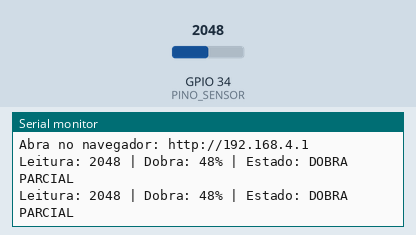
Bench run of a sketch on a simulated ESP32. Parts: the last lines printed to the serial monitor. Inputs (shaded band) come from the test bench; at power-on: GPIO 34 (PINO_SENSOR) = 2048 (analog values on the 0–4095 scale). EEPROM starts erased.

Above: at 1.3 s.
1.4 s: GPIO 34 (PINO_SENSOR) set to 2477
At 2.0 s:
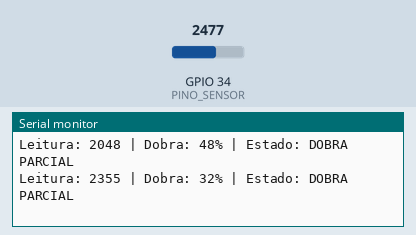
2.9 s: GPIO 34 (PINO_SENSOR) set to 2573
At 3.5 s:
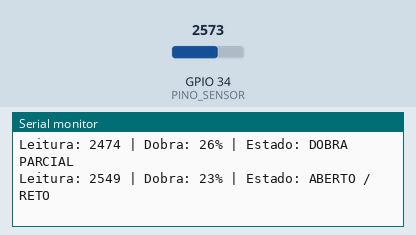
Timing chart, 0 to 5.9 s (numbered marks = the images above; inputs shaded):
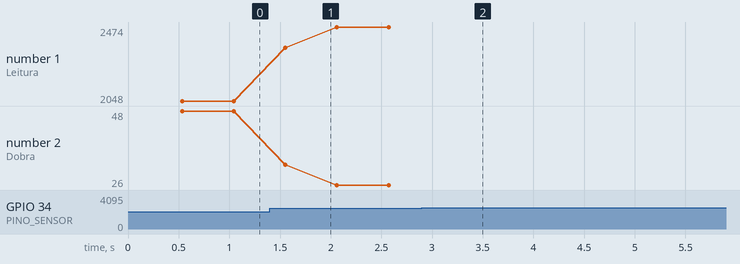

The sketch:

MotusGlove.ino
```cpp
#include <WiFi.h>
#include <WebServer.h>
#include <Preferences.h>

const char* NOME_REDE = "TesteSensor";
const char* SENHA_REDE = "teste123";

const int PINO_SENSOR = 34;
const int QUANTIDADE_AMOSTRAS = 20;

WebServer servidor(80);
Preferences memoria;

int leituraFiltrada = 0;
int valorAberto = 3000;
int valorFechado = 1000;

const char PAGINA_HTML[] PROGMEM = R"rawliteral(
<!DOCTYPE html>
<html lang="pt-BR">
<head>
  <meta charset="UTF-8">
  <meta name="viewport" content="width=device-width, initial-scale=1.0">
  <title>Motus Glove</title>
  <style>
    * { box-sizing: border-box; }
    body {
      margin: 0;
      min-height: 100vh;
      display: grid;
      place-items: center;
      padding: 20px;
      background: #07111f;
      color: #e8f1ff;
      font-family: Arial, sans-serif;
    }
    .painel {
      width: min(100%, 520px);
      padding: 24px;
      border: 1px solid #26364d;
      border-radius: 18px;
      background: #101c2c;
      box-shadow: 0 16px 45px #0008;
    }
    h1 { margin: 0; font-size: 28px; }
    .subtitulo { margin: 7px 0 24px; color: #9eb1c9; }
    .estado {
      margin: 12px 0;
      padding: 20px;
      border-radius: 14px;
      text-align: center;
      background: #17263a;
    }
    .estado span { display: block; color: #9eb1c9; font-size: 13px; }
    .estado strong { display: block; margin-top: 8px; font-size: 27px; }
    .barra {
      height: 28px;
      margin: 16px 0 8px;
      overflow: hidden;
      border-radius: 999px;
      background: #07111f;
    }
    .nivel {
      width: 0%;
      height: 100%;
      border-radius: inherit;
      background: linear-gradient(90deg, #22c55e, #facc15, #ef4444);
      transition: width .2s ease;
    }
    .linha {
      display: flex;
      justify-content: space-between;
      gap: 10px;
      color: #9eb1c9;
      font-size: 14px;
    }
    .dados {
      display: grid;
      grid-template-columns: repeat(3, 1fr);
      gap: 10px;
      margin: 22px 0;
    }
    .dado {
      padding: 12px 6px;
      text-align: center;
      border-radius: 10px;
      background: #17263a;
    }
    .dado span { display: block; color: #9eb1c9; font-size: 12px; }
    .dado strong { display: block; margin-top: 6px; }
    .botoes { display: grid; grid-template-columns: 1fr 1fr; gap: 10px; }
    button {
      border: 0;
      border-radius: 10px;
      padding: 14px 10px;
      color: white;
      font-weight: bold;
      background: #2563eb;
      cursor: pointer;
    }
    button:last-child { background: #dc2626; }
    .instrucao { margin: 18px 0 0; color: #9eb1c9; font-size: 13px; line-height: 1.5; }
  </style>
</head>
<body>
  <main class="painel">
    <h1>Motus Glove</h1>
    <p class="subtitulo">Teste do sensor optico</p>

    <section class="estado">
      <span>MOVIMENTO DETECTADO</span>
      <strong id="estado">Aguardando...</strong>
    </section>

    <div class="barra"><div class="nivel" id="nivel"></div></div>
    <div class="linha"><span>Tubo aberto</span><strong id="porcentagem">0%</strong><span>Tubo dobrado</span></div>

    <section class="dados">
      <div class="dado"><span>Leitura</span><strong id="leitura">0</strong></div>
      <div class="dado"><span>Aberto</span><strong id="aberto">0</strong></div>
      <div class="dado"><span>Fechado</span><strong id="fechado">0</strong></div>
    </section>

    <div class="botoes">
      <button onclick="calibrar('/calibrar-aberto')">Calibrar aberto</button>
      <button onclick="calibrar('/calibrar-fechado')">Calibrar dobrado</button>
    </div>

    <p class="instrucao">
      Primeiro deixe o tubo reto e toque em <b>Calibrar aberto</b>.
      Depois dobre o tubo ate a posicao maxima desejada e toque em
      <b>Calibrar dobrado</b>.
    </p>
  </main>

  <script>
    async function atualizar() {
      try {
        const resposta = await fetch('/dados');
        const dados = await resposta.json();
        document.getElementById('estado').textContent = dados.estado;
        document.getElementById('porcentagem').textContent = dados.percentual + '%';
        document.getElementById('nivel').style.width = dados.percentual + '%';
        document.getElementById('leitura').textContent = dados.leitura;
        document.getElementById('aberto').textContent = dados.aberto;
        document.getElementById('fechado').textContent = dados.fechado;
      } catch (erro) {
        document.getElementById('estado').textContent = 'Sem conexao';
      }
    }

    async function calibrar(endereco) {
      await fetch(endereco, { method: 'POST' });
      await atualizar();
    }

    setInterval(atualizar, 250);
    atualizar();
  </script>
</body>
</html>
)rawliteral";

int lerSensor(int amostras = QUANTIDADE_AMOSTRAS) {
  long soma = 0;

  for (int i = 0; i < amostras; i++) {
    soma += analogRead(PINO_SENSOR);
    delay(2);
  }

  return soma / amostras;
}

int calcularPercentual(int leitura) {
  int diferenca = valorFechado - valorAberto;

  if (abs(diferenca) < 50) {
    return 0;
  }

  float percentual = ((float)(leitura - valorAberto) / diferenca) * 100.0;
  return constrain((int)round(percentual), 0, 100);
}

String identificarMovimento(int percentual) {
  if (percentual < 25) return "ABERTO / RETO";
  if (percentual < 70) return "DOBRA PARCIAL";
  return "DOBRADO / FECHADO";
}

void enviarPagina() {
  servidor.send_P(200, "text/html; charset=utf-8", PAGINA_HTML);
}

void enviarDados() {
  int percentual = calcularPercentual(leituraFiltrada);
  String json = "{";
  json += "\"leitura\":" + String(leituraFiltrada) + ",";
  json += "\"aberto\":" + String(valorAberto) + ",";
  json += "\"fechado\":" + String(valorFechado) + ",";
  json += "\"percentual\":" + String(percentual) + ",";
  json += "\"estado\":\"" + identificarMovimento(percentual) + "\"";
  json += "}";

  servidor.send(200, "application/json", json);
}

void calibrarAberto() {
  valorAberto = lerSensor(100);
  memoria.putInt("aberto", valorAberto);
  servidor.send(200, "text/plain", "OK");
}

void calibrarFechado() {
  valorFechado = lerSensor(100);
  memoria.putInt("fechado", valorFechado);
  servidor.send(200, "text/plain", "OK");
}

void setup() {
  Serial.begin(115200);
  pinMode(PINO_SENSOR, INPUT);
  analogReadResolution(12);
  analogSetPinAttenuation(PINO_SENSOR, ADC_11db);

  memoria.begin("motus-glove", false);
  valorAberto = memoria.getInt("aberto", 3000);
  valorFechado = memoria.getInt("fechado", 1000);

  WiFi.mode(WIFI_AP);
  WiFi.softAP(NOME_REDE, SENHA_REDE);

  servidor.on("/", HTTP_GET, enviarPagina);
  servidor.on("/dados", HTTP_GET, enviarDados);
  servidor.on("/calibrar-aberto", HTTP_POST, calibrarAberto);
  servidor.on("/calibrar-fechado", HTTP_POST, calibrarFechado);
  servidor.onNotFound([]() {
    servidor.sendHeader("Location", "/");
    servidor.send(302, "text/plain", "");
  });
  servidor.begin();

  leituraFiltrada = lerSensor(50);

  Serial.println();
  Serial.println("Motus Glove iniciada.");
  Serial.println("Conecte-se a rede Wi-Fi: MotusGlove");
  Serial.println("Senha: motus123");
  Serial.println("Abra no navegador: http://192.168.4.1");
}

void loop() {
  servidor.handleClient();

  int novaLeitura = lerSensor();
  leituraFiltrada = (leituraFiltrada * 7 + novaLeitura * 3) / 10;

  static unsigned long ultimaImpressao = 0;
  if (millis() - ultimaImpressao >= 500) {
    ultimaImpressao = millis();
    int percentual = calcularPercentual(leituraFiltrada);

    Serial.print("Leitura: ");
    Serial.print(leituraFiltrada);
    Serial.print(" | Dobra: ");
    Serial.print(percentual);
    Serial.print("% | Estado: ");
    Serial.println(identificarMovimento(percentual));
  }
}
```

Measured:
- the behaviour switches between 2513 and 2514 on GPIO 34 (PINO_SENSOR) (found by bisection; images 1 and 2)
- after the input at 1.4 s, the serial monitor: prints a new line after 0.15 s (image 1)
- after the input at 2.9 s, the serial monitor: prints a new line after 0.18 s (image 2)
- plotted number 1: 2048 → 2474 after the input at 1.4 s
- plotted number 2: 48 → 26 after the input at 1.4 s
